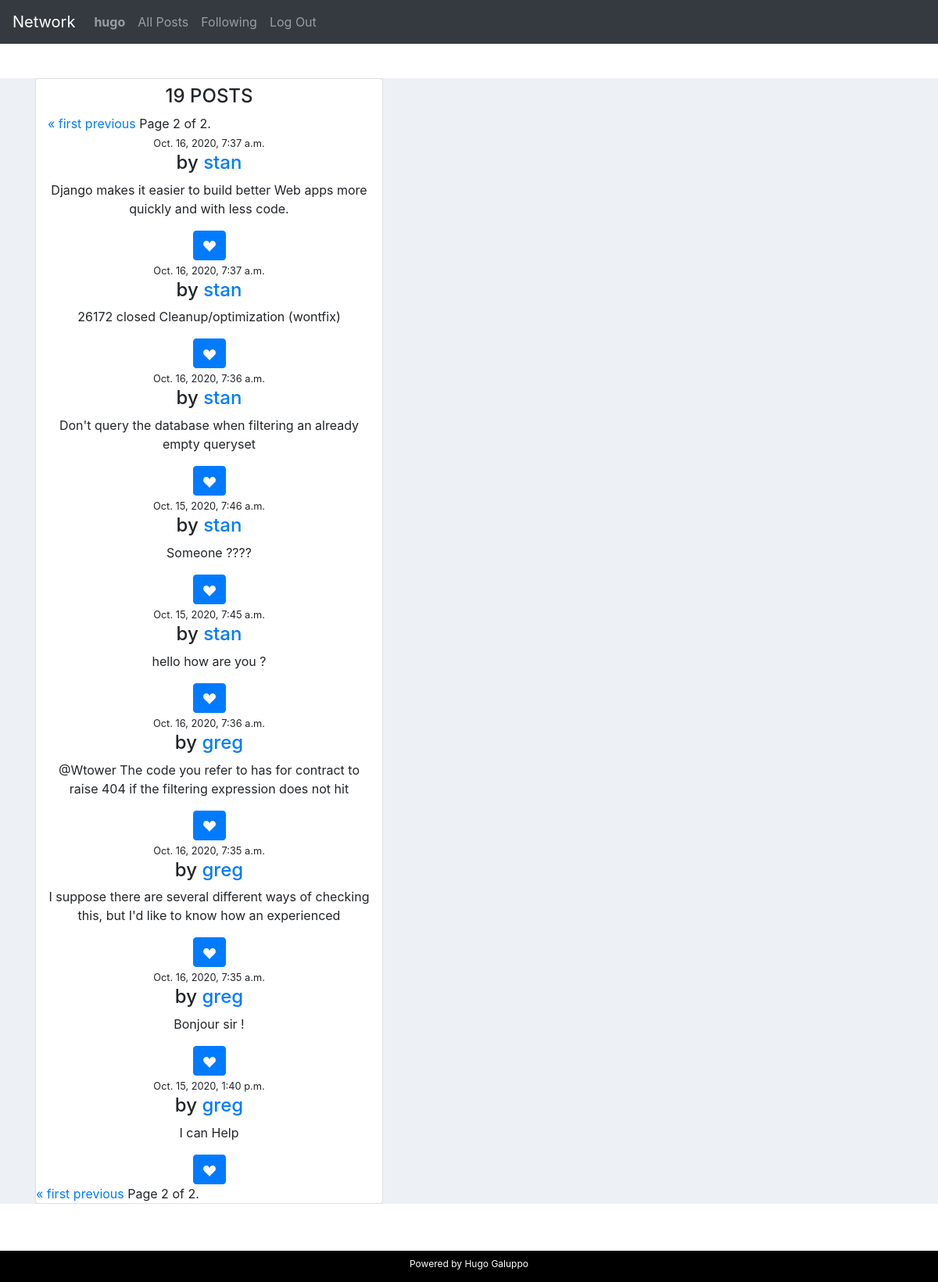
Page /following?page=2 (signed in) on the earlier database version.
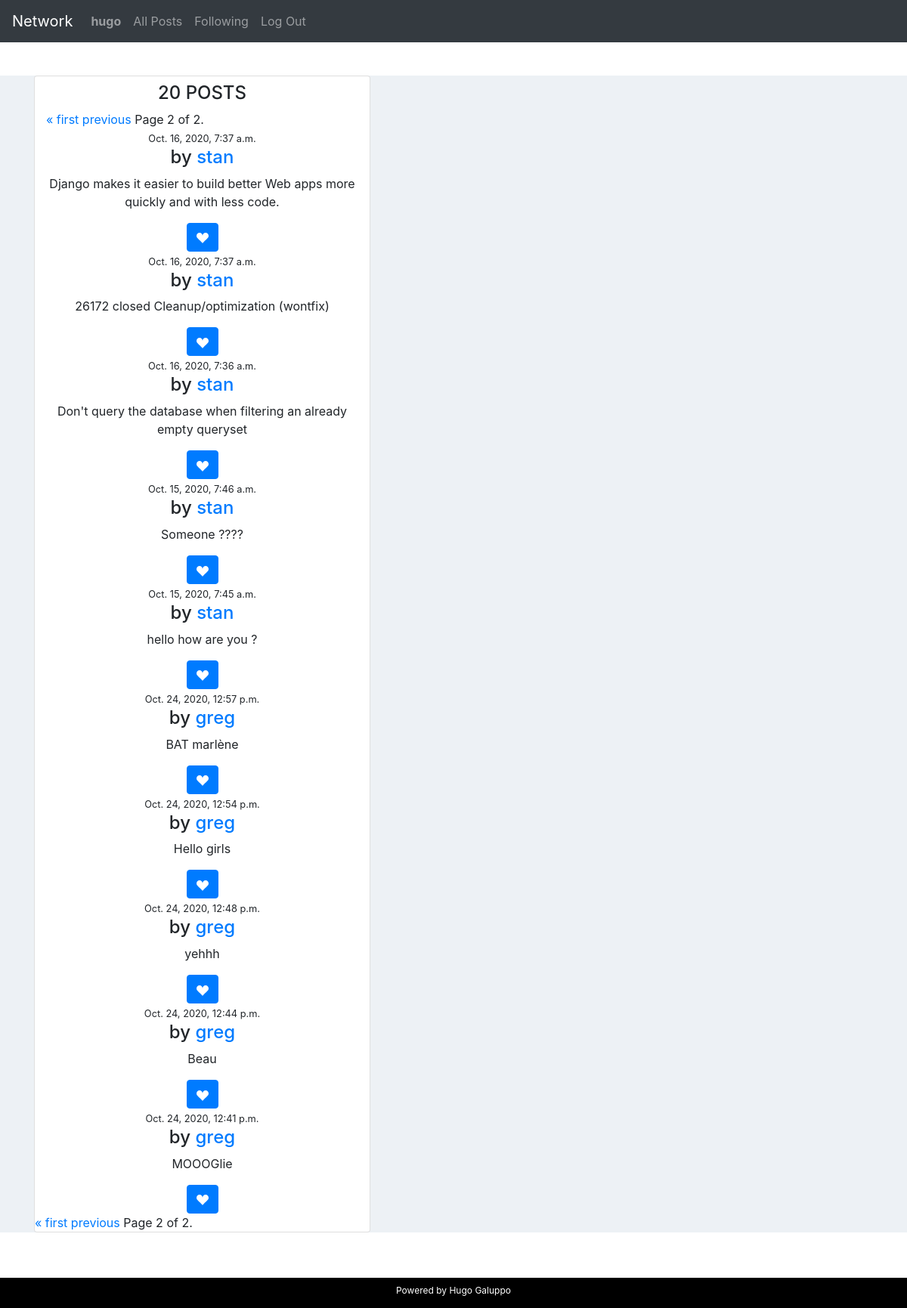
Same page on the later database version.
### network/models.py (models this page shows, shortened)
class User(AbstractUser):
    pass

class Post (models.Model):
    author = models.ForeignKey("Profile", on_delete=models.CASCADE, related_name="author") #profile.author
    content = models.CharField(max_length=100)
    date = models.DateTimeField(auto_now=True)
    likes = models.ManyToManyField("User",related_name="likes")
    class Meta:
        ordering = ('-date', )

class Profile(models.Model):
    user = models.OneToOneField("User", on_delete=models.CASCADE, related_name="user") # user.user
    title = models.CharField(max_length=100, blank=True)
    followers = models.ManyToManyField("User",related_name="is_following", blank=True)     # user.is_following.all()

### network/views.py (the view)
# urls.py: path("following", views.following, name="following"),
@login_required
def following(request):
    user = User.objects.get(pk=request.user.pk)
    profiles = Profile.objects.filter(followers__in=[user.pk])
    posts_dict = {}
    post_list = []
    if profiles:
        for profile in profiles:
            posts_dict[profile] = Post.objects.filter(author__in=[profile])
            for item in posts_dict[profile]:
                 post_list.append(item)
        paginator = Paginator(post_list, 10) # Show 10 posts per page.
        page_number = request.GET.get('page') # 10
        page_obj = paginator.get_page(page_number)
        postNbr = len(post_list)
    return render(request, "network/following.html", {'postNbr': postNbr, 'page_obj': page_obj })

### network/templates/network/following.html (shortened to what this page needs)
{% extends "network/layout.html" %}
{% load static %}
{% block body %}
<div class="container">
  <div class="row">
      <div class="col-md-12 col-lg-5">
          <div class="card">
                      <div class="col text-center">
                        <h4 class="text-uppercase">
                          <h4 class="text-uppercase">
                             {{ postNbr }} Posts</h4>
                            <div class="pagination">
                              <span class="step-links">
                                  {% if page_obj.has_previous %}
                                      <a href="?page=1">&laquo; first</a>
                                      <a href="?page={{ page_obj.previous_page_number }}">previous</a>
                                      {% endif %}
                                  <span class="current">
                                      Page {{ page_obj.number }} of {{ page_obj.paginator.num_pages }}.
                                  </span>
                              </span>
                          </div>
                          {% for post in page_obj %}
                              <small> {{post.date}} </small>
                              <div id='{{ post.id }}' class="media-body">
                                {% if user.is_authenticated %}
                                <h4 class="media-heading user_name">by
                                  <a href="{% url 'profile' username=post.author.user.pk%}">
                                {% endif %}
                                    {{post.author.user}}</h4></a>
                                <p id='content'>{{post.content}}</p>
                                <button type="submit" class="btn btn-primary">
                                <svg width="1em" height="1em" viewBox="0 0 16 16" class="bi bi-suit-heart-fill" fill="currentColor" xmlns="http://www.w3.org/2000/svg">
                                  <path d="M4 1c2.21 0 4 1.755 4 3.92C8 2.755 9.79 1 12 1s4 1.755 4 3.92c0 3.263-3.234 4.414-7.608 9.608a.513.513 0 0 1-.784 0C3.234 9.334 0 8.183 0 4.92 0 2.755 1.79 1 4 1z"/>
                                </svg>
                                </button>
                              </div>
                          {% endfor %}
                      </div>
                      <div class="pagination">
                        <span class="step-links">
                            {% if page_obj.has_previous %}
                                <a href="?page=1">&laquo; first</a>
                                <a href="?page={{ page_obj.previous_page_number }}">previous</a>
                            {% endif %}
                            <span class="current">
                                Page {{ page_obj.number }} of {{ page_obj.paginator.num_pages }}.
                            </span>
                        </span>
                    </div>
              </div>
{% endblock %}

### network/templates/network/layout.html (shortened to what this page needs)
{% load static %}
<!DOCTYPE html>
<html lang="en">
    <head>
        <link href="{% static 'network/styles.css' %}" rel="stylesheet">
        <link rel="stylesheet" href="https://maxcdn.bootstrapcdn.com/bootstrap/4.5.2/css/bootstrap.min.css">
        <link rel="stylesheet" href="https://cdnjs.cloudflare.com/ajax/libs/font-awesome/4.7.0/css/font-awesome.min.css">
    <body>
        <div class="pos-f-t">
            <nav class="navbar navbar-expand-sm bg-dark navbar-dark fixed-top">
                <a class="navbar-brand" href="#">Network</a>
                <div class="collapse navbar-collapse" id="collapsibleNavbar">
                    <ul class="navbar-nav">
                        {% if user.is_authenticated %}
                            <li class="nav-item">
                                <a class="nav-link" href="{% url 'profile' username=user.pk%}"><strong>{{ user.username }}</strong></a>
                            </li>
                        {% endif %}
                        <li class="nav-item">
                        <a class="nav-link" href="{% url 'index' %}">All Posts</a>
                        </li>
                        {% if user.is_authenticated %}
                            <li class="nav-item">
                                <a class="nav-link" href="{% url 'following' %}">Following</a>
                            </li>
                            <li class="nav-item">
                                <a class="nav-link" href="{% url 'logout' %}">Log Out</a>
                            </li>
                        {% endif %}
                    </ul>
                    </div>
            </nav>
        <div class="body">
            {% block body %}
            {% endblock %}
        </div>
        <div class="footer">
            <p> <sub>Powered by Hugo Galuppo</sub></p>
        </div>
    </body>
</html>

### network/static/network/styles.css (style rules this page uses)
.body { position: fixed; top: 100px; bottom: 100px; left: 0; right: 0; background-color: #edf1f5; overflow: auto; }
.footer { position: fixed; left: 0; bottom: 0; width: 100%; background-color:black; color: white; text-align: center; }
body { background: #edf1f5; margin-top:20px; }
.card { position: relative; display: flex; flex-direction: column; min-width: 0; word-wrap: break-word; background-color: #fff; background-clip: border-box; border: 0 solid transparent; border-radius: 0; }

Differences in the rows shown:
changed Post: date "Oct. 16, 2020, 7:35 a.m." → "Oct. 24, 2020, 12:57 p.m."; content "Bonjour sir !" → "BAT marlène"; moves up the list
added Post: date "Oct. 24, 2020, 12:54 p.m.", author.user "greg", content "Hello girls"
changed Post: date "Oct. 16, 2020, 7:35 a.m." → "Oct. 24, 2020, 12:48 p.m."; content "I suppose there are several different ways of checking this, but I'd like to know how an experienced" → "yehhh"; moves down the list
changed Post: date "Oct. 16, 2020, 7:36 a.m." → "Oct. 24, 2020, 12:44 p.m."; content "@Wtower The code you refer to has for contract to raise 404 if the filtering expression does not hit" → "Beau"
changed Post: date "Oct. 15, 2020, 1:40 p.m." → "Oct. 24, 2020, 12:41 p.m."; content "I can Help" → "MOOOGlie"
Other differences:
{{ postNbr }}: "19" → "20"
